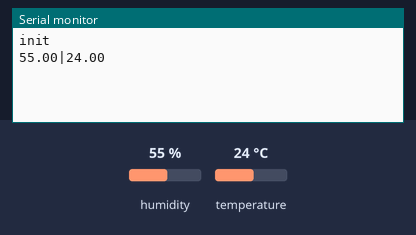
Bench run of a sketch on a simulated Arduino Uno, built with avr-gcc and run on an emulated ATmega328P. Parts: the last lines printed to the serial monitor. The inputs (shaded band) are chosen by the test bench; at power-on: humidity 55 %, temperature 24 °C.

Above: at 18.0 s.
18.1 s: humidity set to 22 %
At 20.7 s:
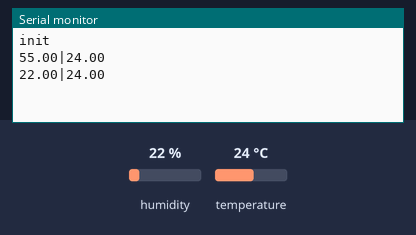
33.1 s: temperature set to 12 °C
At 41.3 s:
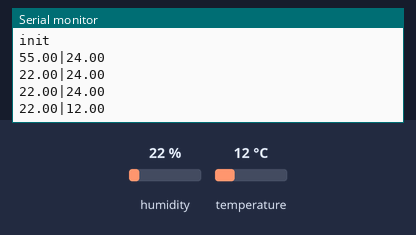
48.1 s: humidity set to 40 %
At 51.0 s:
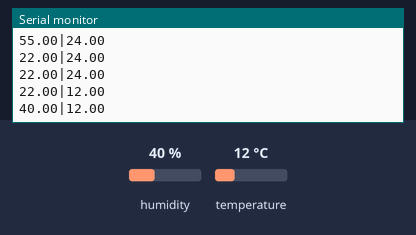
Timing chart, 0 to 52.5 s (numbered marks = the images above; inputs shaded):
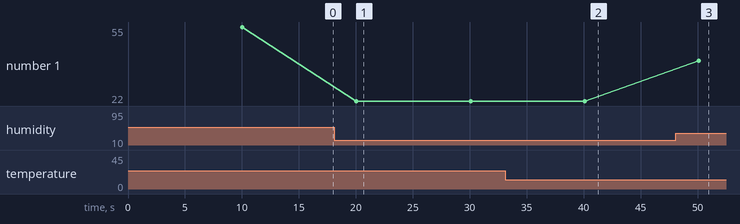

Measured:
- after the input at 18.1 s, the serial monitor: prints a new line after 1.9 s (image 1)
- after the input at 33.1 s, the serial monitor: prints a new line after 7.0 s (image 2)
- after the input at 48.1 s, the serial monitor: prints a new line after 2.0 s (image 3)
- plotted number 1: 55 → 22 after the input at 18.1 s, 22 → 40 after the input at 48.1 s

The sketch:

temperature.ino
```cpp
#include "DHT.h"

#define DHTPIN A1


#define DHTTYPE DHT11

DHT dht(DHTPIN, DHTTYPE);

void setup() {
  Serial.begin(9600);
  dht.begin();
  Serial.println("init");
}

void loop() {
  delay(10000);
  float h = dht.readHumidity();
  // Read temperature as Celsius
  float t = dht.readTemperature();

  // Check if any reads failed and exit early (to try again).
  if (isnan(h) || isnan(t)){
    Serial.println("error");
    return;
  }

  Serial.print(h);
  Serial.print("|");
  Serial.println(t);
}
```
